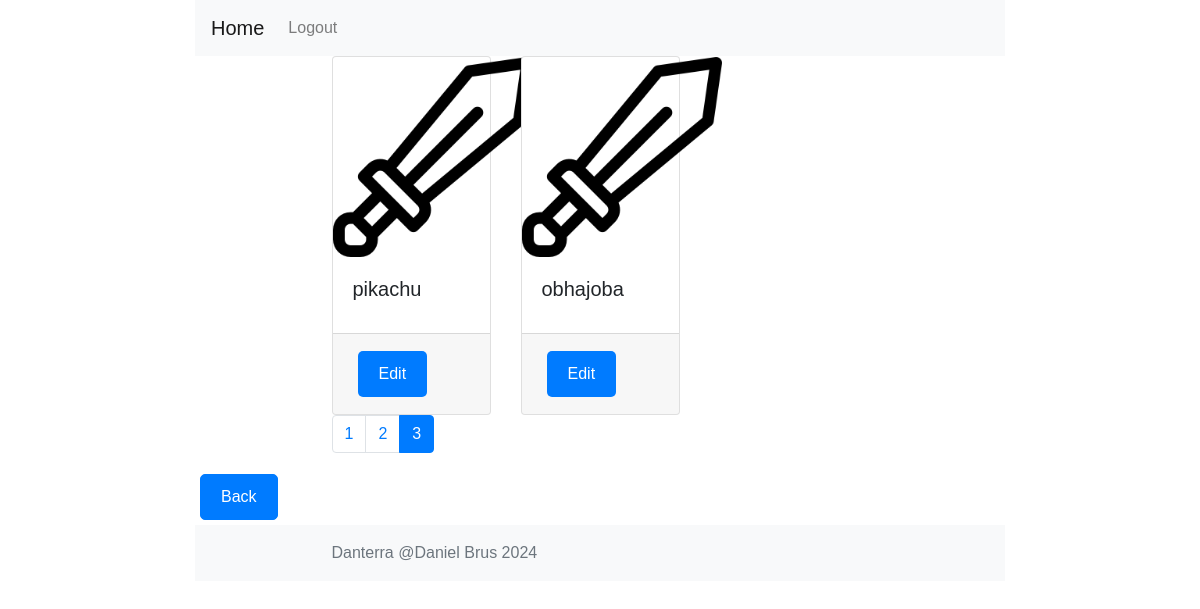
Page /admin/edit_item_display.php?page=3 (signed in) on the committed database.
### tables this page shows
CREATE TABLE `sp_items` (
  `item_id` int(11) NOT NULL,
  `name` varchar(255) NOT NULL,
  `image` text NOT NULL,
  `strength` int(11) NOT NULL,
  `hitpoints` int(11) NOT NULL,
  `luck` int(11) NOT NULL,
  `equipment_type` enum('Weapon','Armor','Legs','Trinket') DEFAULT NULL,
  `price_to_buy` int(11) NOT NULL,
  `price_to_sell` int(11) NOT NULL
);

### db/database.php (called while the page is built, shortened)
<?php
class DatabaseConnection
{
    private static $pdo;
    public static function getPDOConnection()
    {
        if (!self::$pdo) {
            self::$pdo = new PDO(
                'mysql:host=' . DB_HOSTNAME .
                    ';dbname=' . DB_DATABASE,
                DB_USERNAME,
                DB_PASSWORD
            );
            self::$pdo->setAttribute(PDO::ATTR_DEFAULT_FETCH_MODE, PDO::FETCH_ASSOC);
            $statement = self::$pdo->prepare('SHOW TABLES');
            $statement->execute();
            $results = $statement->fetchAll(PDO::FETCH_COLUMN);
        }
        return self::$pdo;
    }
}
abstract class Database implements DatabaseOperations
{
    protected $pdo;
    public function __construct()
    {
        $this->pdo = DatabaseConnection::getPDOConnection();
    }
    protected function runQuery($sql, $params = [])
    {
        $statement = $this->pdo->prepare($sql);
        foreach ($params as $key => $val) {
            if ($key === 'itemsPerPage' || $key === 'offset') {
                $statement->bindValue(':' . $key, $val, PDO::PARAM_INT);
            } else if (is_int($val)) {
                $statement->bindValue(':' . $key, $val, PDO::PARAM_INT);
            } else {
                $statement->bindValue(':' . $key, $val);
            }
        }
        $statement->execute();
        return $statement->fetchAll(PDO::FETCH_ASSOC);
    }
}

### db/ItemsDB.php (called while the page is built, shortened)
<?php
require_once 'database.php';
class ItemsDB extends Database
{
    public function findAll($itemsPerPage = null, $offset = null)
    {
        $sql = "SELECT * FROM sp_items";
        if ($itemsPerPage !== null && $offset !== null) {
            $sql .= " LIMIT :itemsPerPage OFFSET :offset";
            return $this->runQuery($sql, ['itemsPerPage' => $itemsPerPage, 'offset' => $offset]);
        }
        return $this->runQuery($sql, []);
    }
    public function getTotalCount()
    {
        $sql = "SELECT COUNT(*) FROM sp_items";
        $result = $this->runQuery($sql, []);
        return $result[0]['COUNT(*)'];
    }
}

### admin/edit_item_display.php (the view, shortened to what this page needs)
<?php
require_once '../db/ItemsDB.php';
$itemsDB = new ItemsDB();
$itemsPerPage = 6;
$page = isset($_GET['page']) ? $_GET['page'] : 1;
$offset = ($page - 1) * $itemsPerPage;
$items = $itemsDB->findAll($itemsPerPage, $offset);
$totalItems = $itemsDB->getTotalCount();
$totalPages = ceil($totalItems / $itemsPerPage);
include '../includes/admin_head.php';
?>
<div class="container">
    <div class="row">
        <?php foreach ($items as $item) : ?>
            <div class="col-md-4">
                <div class="card h-100">
                    <img class="card-img-top" src="../<?php echo $item['image']; ?>" alt="<?php echo $item['name']; ?>">
                    <div class="card-body">
                        <h5 class="card-title"><?php echo $item['name']; ?></h5>
                    </div>
                    <div class="card-footer">
                        <a class="btn" href="../store_item_id_admin.php?item_id=<?php echo $item['item_id']; ?>">Edit</a>
                    </div>
                </div>
            </div>
        <?php endforeach; ?>
    </div>
    <nav aria-label="Page navigation">
        <ul class="pagination">
            <?php for ($i = 1; $i <= $totalPages; $i++) : ?>
                <li class="page-item <?php echo $i == $page ? 'active' : ''; ?>">
                    <a class="page-link" href="?page=<?php echo $i; ?>"><?php echo $i; ?></a>
                </li>
            <?php endfor; ?>
        </ul>
    </nav>
</div>
<a href="admin_interface.php" class="btn btn-primary">Back</a>
<?php
include '../includes/foot.php';

### css/style.css (style rules this page uses)
body { font-family: Arial, sans-serif; }
.card-img-top { width: 200px; height: 200px; object-fit: cover; display: block; margin-left: auto; margin-right: auto; }
.btn { display: inline-block; padding: 10px 20px; margin: 5px; background-color: #007BFF; color: white; text-decoration: none; border-radius: 5px; transition: background-color 0.3s ease; }
.container { max-width: 70%; margin: auto; }

### rows in the picture
sp_items: image (picture), name "pikachu"
sp_items: image (picture), name "obhajoba"
